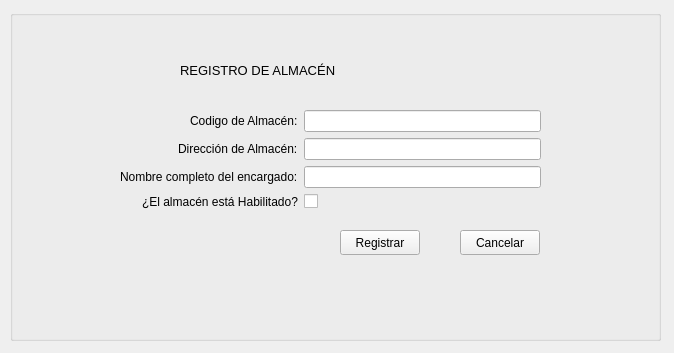
<?xml version="1.0" encoding="UTF-8"?>
<ui version="4.0">
 <class>registroAlmacenGui</class>
 <widget class="QWidget" name="registroAlmacenGui">
  <property name="geometry">
   <rect>
    <x>0</x>
    <y>0</y>
    <width>674</width>
    <height>353</height>
   </rect>
  </property>
  <property name="windowTitle">
   <string>Form</string>
  </property>
  <widget class="QGroupBox" name="groupBox">
   <property name="geometry">
    <rect>
     <x>10</x>
     <y>10</y>
     <width>651</width>
     <height>331</height>
    </rect>
   </property>
   <property name="title">
    <string/>
   </property>
   <widget class="QWidget" name="formLayoutWidget_4">
    <property name="geometry">
     <rect>
      <x>110</x>
      <y>100</y>
      <width>421</width>
      <height>107</height>
     </rect>
    </property>
    <layout class="QFormLayout" name="formLayout_4">
     <property name="labelAlignment">
      <set>Qt::AlignRight|Qt::AlignTrailing|Qt::AlignVCenter</set>
     </property>
     <item row="0" column="0">
      <widget class="QLabel" name="codigoAlmacenLabel">
       <property name="text">
        <string>Codigo de Almacén:</string>
       </property>
      </widget>
     </item>
     <item row="0" column="1">
      <widget class="QLineEdit" name="codigoAlmacenLineEdit"/>
     </item>
     <item row="1" column="0">
      <widget class="QLabel" name="direccionAlmacenLabel">
       <property name="text">
        <string>Dirección de Almacén:</string>
       </property>
      </widget>
     </item>
     <item row="1" column="1">
      <widget class="QLineEdit" name="direccionAlmacenLineEdit"/>
     </item>
     <item row="3" column="0">
      <widget class="QLabel" name="estadoAlmacenSw">
       <property name="text">
        <string>¿El almacén está Habilitado?</string>
       </property>
      </widget>
     </item>
     <item row="3" column="1">
      <layout class="QHBoxLayout" name="horizontalLayout_4">
       <item>
        <widget class="QCheckBox" name="estadoAlmacenCheckbox">
         <property name="text">
          <string/>
         </property>
        </widget>
       </item>
      </layout>
     </item>
     <item row="2" column="0">
      <widget class="QLabel" name="nombreCompletoDelEncargadoLabel_2">
       <property name="text">
        <string>Nombre completo del encargado:</string>
       </property>
      </widget>
     </item>
     <item row="2" column="1">
      <widget class="QLineEdit" name="nombreCompletoDelEncargadoLineEdit_2"/>
     </item>
    </layout>
   </widget>
   <widget class="QLabel" name="tituloLabel">
    <property name="geometry">
     <rect>
      <x>170</x>
      <y>30</y>
      <width>301</width>
      <height>61</height>
     </rect>
    </property>
    <property name="font">
     <font>
      <pointsize>10</pointsize>
     </font>
    </property>
    <property name="text">
     <string>REGISTRO DE ALMACÉN</string>
    </property>
   </widget>
   <widget class="QPushButton" name="registrarButton">
    <property name="geometry">
     <rect>
      <x>330</x>
      <y>220</y>
      <width>80</width>
      <height>25</height>
     </rect>
    </property>
    <property name="text">
     <string>Registrar</string>
    </property>
   </widget>
   <widget class="QPushButton" name="cancelarButton">
    <property name="geometry">
     <rect>
      <x>450</x>
      <y>220</y>
      <width>80</width>
      <height>25</height>
     </rect>
    </property>
    <property name="text">
     <string>Cancelar</string>
    </property>
   </widget>
  </widget>
 </widget>
 <resources/>
 <connections/>
</ui>
